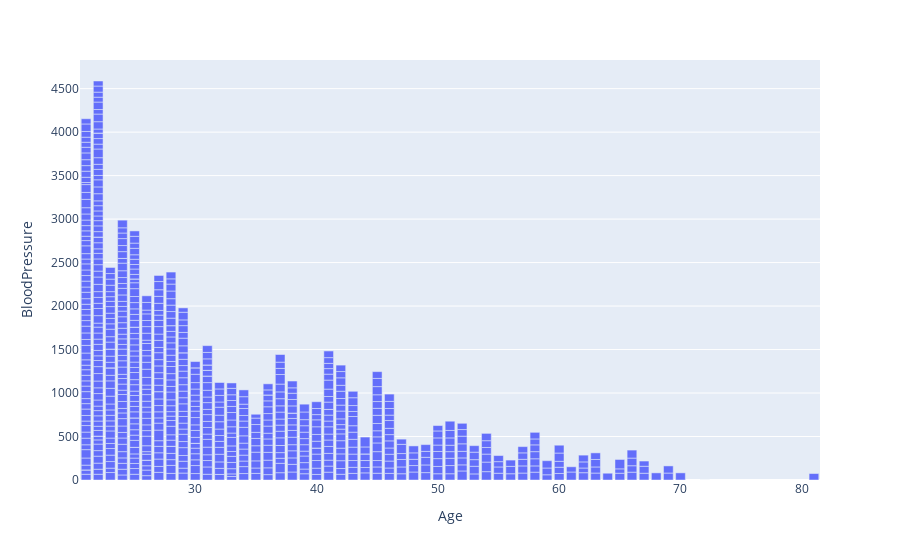

The notebook cell this image was saved under:
### Code cell
fig=px.bar(data,x="Age",y="BloodPressure")
fig.show()

### Figure 1 — Plotly figure (JSON) as saved in the notebook; plotly's stock layout.template omitted (floating-point values rounded to 4 significant figures; data arrays with more than 128 entries replaced by an {"elided": "..."} marker saying what was removed)
{"data": [{"alignmentgroup": "True", "hovertemplate": "Age=%{x}<br>BloodPressure=%{y}<extra></extra>", "legendgroup": "", "marker": {"color": "#636efa", "pattern": {"shape": ""}}, "name": "", "offsetgroup": "", "orientation": "v", "showlegend": false, "textposition": "auto", "type": "bar", "x": {"elided": "768 int values"}, "xaxis": "x", "y": {"elided": "768 int values"}, "yaxis": "y"}], "layout": {"autosize": true, "barmode": "relative", "legend": {"tracegroupgap": 0}, "margin": {"t": 60}, "xaxis": {"anchor": "y", "autorange": true, "domain": [0, 1], "range": [20.5, 81.5], "title": {"text": "Age"}, "type": "linear"}, "yaxis": {"anchor": "x", "autorange": true, "domain": [0, 1], "range": [0, 4829.0], "title": {"text": "BloodPressure"}, "type": "linear"}}}
